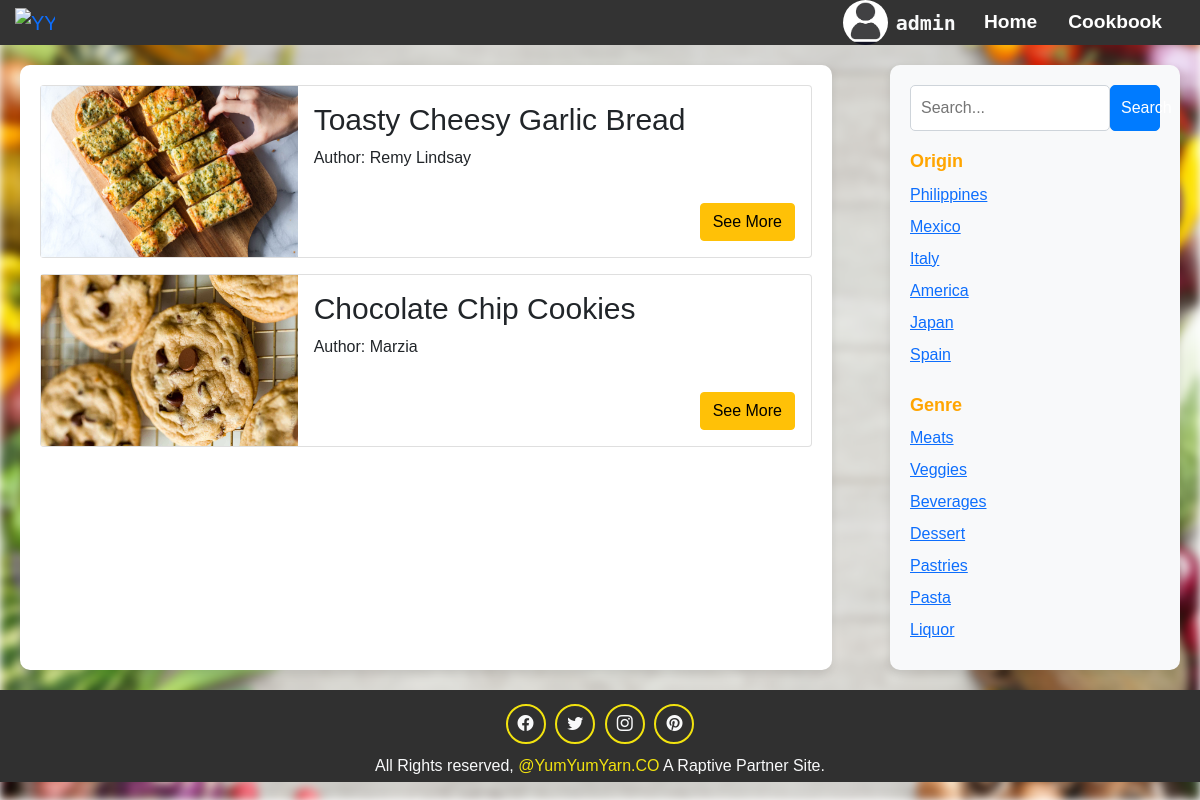
/Admin/admincookbook.php?genre=Pastries (signed in), run on the app's committed database.
### tables this page shows
CREATE TABLE `accounts` (
  `ID` int(11) NOT NULL,
  `email` varchar(100) DEFAULT NULL,
  `username` varchar(100) DEFAULT NULL,
  `password` varchar(100) DEFAULT NULL,
  `profile` longblob DEFAULT NULL,
  `confirm` varchar(100) DEFAULT NULL
);

CREATE TABLE `recipe` (
  `no` int(10) NOT NULL,
  `dishname` varchar(100) DEFAULT NULL,
  `image` longblob DEFAULT NULL,
  `author` varchar(100) DEFAULT NULL,
  `origin` varchar(100) DEFAULT NULL,
  `genre` varchar(50) DEFAULT NULL,
  `steps` varchar(5000) DEFAULT NULL
);

### Admin/admincookbook.php (the view, shortened to what this page needs)
<?php
require '../db.php';
?>
<!DOCTYPE html>
<html lang="en">
<head>
    <link href="https://cdn.jsdelivr.net/npm/bootstrap@5.0.2/dist/css/bootstrap.min.css" rel="stylesheet"
>
        <link href="https://cdn.jsdelivr.net/npm/bootstrap-icons@latest/font/bootstrap-icons.css" rel="stylesheet">
    <link href="../styles.css" rel="stylesheet">
    <link rel="stylesheet" href="https://cdnjs.cloudflare.com/ajax/libs/font-awesome/5.15.1/css/all.min.css"
>
</head>
<header>
    <nav class="navbar navbar-expand-xl">
        <div class="container " id="top">
            <div class="row align-items-center">
                <div class="col-sm-4">
                    <a class="navbar-brand" href="#">
                        <img src="../images/logo.png" alt="YYY" class="icon-image" style="width: 85%; height: auto;">
                    </a>
                </div>
            </div>
            <div class="collapse navbar-collapse justify-content-end" id="navbarNav">
                <ul class="navbar-nav ml-auto">
                    <?php
                    if (isset($_SESSION['username'])) {
                        $username = $_SESSION['username'];
                        $query = "SELECT profile FROM accounts WHERE username = '$username'";
                        $result = mysqli_query($conn, $query);
                        if ($result) {
                            $userData = mysqli_fetch_assoc($result);
                            $profilePictureFilename = $userData['profile'];
                            if ($profilePictureFilename) {
                                $profilePicturePath = "../" . $profilePictureFilename;
                                ?>
                                <li class="nav-item">
                                    <div class="d-flex text-center align-items-center">
                                        <img src="<?= $profilePicturePath ?>" alt="User Icon" width="45" height="45"
                                            class="rounded-circle me-2" data-bs-toggle="modal"
                                            data-bs-target="#userProfileModal">
                                        <span class="text-center fw-bold text-light"
                                            style="font-family: 'monospace', sans-serif; color: light; font-size: 1.25rem; margin-right: 20px;"><?= $username ?></span>
                                    </div>
                                </li>
                                <?php
                            }
                        }
                    } else {
                    }
                    ?>
                    <li class="nav-item">
                        <a href="admin.php" class="nav-link">Home</a>
                    </li>
                    <li class="nav-item">
                        <a href="#" class="nav-link">Cookbook</a>
                    </li>
                </ul>
            </div>
        </div>
    </nav>
</header>
<body style="margin: 0; padding: 0; font-family: 'Arial', sans-serif; position: relative;">
    <main>
        <section>
            <div class="container ">
                <?php
                $conn = mysqli_connect('127.0.0.1', 'root', '', 'yyy');
                $sql = "SELECT * FROM recipe";
                if (isset($_GET['search'])) {
                    $search = mysqli_real_escape_string($conn, $_GET['search']);
                    $sql .= " WHERE dishname LIKE '%$search%'";
                } elseif (isset($_GET['origin'])) {
                    $origin = mysqli_real_escape_string($conn, $_GET['origin']);
                    $sql .= " WHERE origin = '$origin'";
                } elseif (isset($_GET['genre'])) {
                    $genre = mysqli_real_escape_string($conn, $_GET['genre']);
                    $sql .= " WHERE genre = '$genre'";
                }
                $result = mysqli_query($conn, $sql);
                if (mysqli_num_rows($result) > 0) {
                    while ($row = mysqli_fetch_assoc($result)) {
                        echo "<div class='card mb-3'>";
                        echo "<div class='row g-0'>";
                        echo "<div class='col-md-4'>";
                        echo "<img src='" . htmlspecialchars($row["image"]) . "' alt='Dish Image' class='img-fluid'>";
                        echo "</div>";
                        echo "<div class='col-md-8 d-flex flex-column'>";
                        echo "<div class='card-body'>";
                        echo "<h5 class='card-title text-dark'>" . $row["dishname"] . "</h5>";
                        echo "<p class='card-text'>Author: " . $row["author"] . "</p>";
                        echo "<a href='#recipeModal" . $row['no'] . "' class='btn btn-warning mt-auto align-self-end position-absolute bottom-0 end-0 m-3'
                                data-bs-toggle='modal'>See More</a>";
                        echo "</div>";
                        echo "</div>";
                        echo "</div>";
                        echo "</div>";
                    }
                } else {
                    echo "<p>No Records Found</p>";
                }
                ?>
            </div>
        </section>
        <aside style="width: 25%; background-color: #f8f9fa; padding: 20px; box-shadow: 0 4px 8px rgba(0, 0, 0, 0.1); border-radius: 10px;">
        <form action="" method="get">
            <div class="search-bar">
                <input type="text" class="search-input" placeholder="Search..." name="search">
                <button type="submit" class="search-button">Search</button>
            </div>
        </form>
        <div class="origin-section" >
        <h2 class="genre-title">Origin</h2>
        <ul class="genre-list" style="display: flex; flex-direction: column;">
            <li class="genre-list-item"><a href="?origin=Philippines">Philippines</a></li>
            <li class="genre-list-item"><a href="?origin=Mexico">Mexico</a></li>
            <li class="genre-list-item"><a href="?origin=Italy">Italy</a></li>
            <li class="genre-list-item"><a href="?origin=America">America</a></li>
            <li class="genre-list-item"><a href="?origin=Japan">Japan</a></li>
            <li class="genre-list-item"><a href="?origin=Spain">Spain</a></li>
        </ul>
    </div>
    <div class="genre-section">
        <h2 class="genre-title">Genre</h2>
        <ul class="genre-list" style="display: flex; flex-direction: column;">
            <li class="genre-list-item"><a href="?genre=Meats">Meats</a></li>
            <li class="genre-list-item"><a href="?genre=Veggies">Veggies</a></li>
            <li class="genre-list-item"><a href="?genre=Beverages">Beverages</a></li>
            <li class="genre-list-item"><a href="?genre=Dessert">Dessert</a></li>
            <li class="genre-list-item"><a href="?genre=Pastries">Pastries</a></li>
            <li class="genre-list-item"><a href="?genre=Pasta">Pasta</a></li>
            <li class="genre-list-item"><a href="?genre=Liquor">Liquor</a></li>
        </ul>
    </div>
    </aside>
</main>
<footer class="container-fluid text-light text-center p-1" style="background-color: #303030;">
        <div class="social-links m-0">
          <a href="https://www.youtube.com/watch?v=dQw4w9WgXcQ" class="text-light"><i class="bi-facebook"></i></a>
          <a href="https://www.youtube.com/watch?v=dQw4w9WgXcQ" class="text-light"><i class="bi-twitter"></i></a>
          <a href="https://www.youtube.com/watch?v=dQw4w9WgXcQ" class="text-light"><i class="bi-instagram"></i></a>
          <a href="https://www.youtube.com/watch?v=dQw4w9WgXcQ" class="text-light"><i class="bi-pinterest"></i></a>
      </div>
          <span>All Rights reserved, <span style="color: #f2e30f;">@YumYumYarn.CO</span> A Raptive Partner Site.</span>
    </footer>
</body>
</html>

### styles.css (style rules this page uses)
.navbar-nav span { color: #fff; }
.navbar-nav a { color: #fff; margin-right: 15px; font-size: larger; font-weight: bold; }
.icon-image { animation: rotateIn 1s ease-in-out 1; width: 20%; height: auto; }
.container { padding: 0px; }
@media (min-width: 768px) { .container { max-width: 750px; } }
@media (min-width: 992px) { .container { max-width: 970px; } }
@media (min-width: 1200px) { .container { max-width: 1170px; } }
h5 { color: #fff; font-size: 30px; font-weight: 200; }
.social-links { display: flex; justify-content: center; padding: 10px; }
.social-links a { border: 2px solid #f2e30f; color: #bf9452; display: block; width: 40px; height: 40px; display: flex; justify-content: center; align-items: center; border-radius: 50%; text-decoration: none; margin: 0 0.3rem; transition: all 0.5s ease; }
.genre-section { margin-top: 20px; }
.genre-title { color: #007bff; margin-bottom: 15px; }
.genre-list { list-style: none; padding: 0; margin: 0; display: flex; flex-wrap: wrap; justify-content: center; }

### Admin/admincookbook.php (style rules this page uses)
body::before { content: ""; position: fixed; top: 0; left: 0; width: 100%; height: 100%; z-index: -1; background: url(images/Backg.jpg) no-repeat center center fixed; background-size: cover; filter: blur(5px); animation: fadeIn 2s ease-in-out; }
main { display: flex; justify-content: space-between; padding: 20px; }
section { width: 70%; background-color: #ffffff; padding: 20px; box-shadow: 0 4px 8px rgba(0, 0, 0, 0.1); border-radius: 10px; }
aside { width: 25%; background-color: #f8f9fa; padding: 20px; box-shadow: 0 4px 8px rgba(0, 0, 0, 0.1); border-radius: 10px; }
.search-bar { display: flex; align-items: center; margin-bottom: 20px; }
.search-input { width: 80%; padding: 10px; border: 1px solid #ced4da; border-radius: 5px; }
.search-button { width: 20%; padding: 10px; background-color: #007bff; color: #fff; border: 1px solid #007bff; border-radius: 5px; cursor: pointer; }
.origin-section, .genre-section { display: flex; flex-direction: column; align-items: flex-start; }
.genre-title { font-size: 18px; font-weight: bold; margin-bottom: 10px; color: orange; }
.genre-list { list-style: none; padding: 0; margin: 0; }
.genre-list-item { margin-bottom: 8px; color: #333; }

### data on the page
accounts: profile (picture)
recipe: image (picture), dishname "Toasty Cheesy Garlic Bread", author "Remy Lindsay"
recipe: image (picture), dishname "Chocolate Chip Cookies", author "Marzia"

### other printed values
$username "admin"
